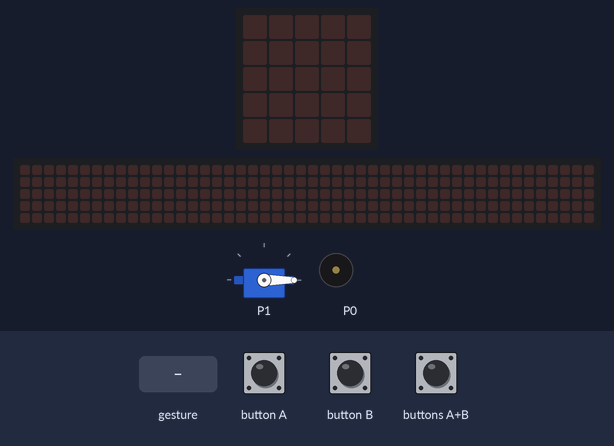
Bench run of a program on a simulated BBC micro:bit (MakeCode). Parts: servo, the board's 5×5 LED display, a strip that is not on the board, showing the scrolling text unrolled, buzzer (waves = sounding). The inputs (shaded band) are chosen by the test bench. A reset restarts the program; random numbers come from a fixed seed; a tilt is held for 1.5 s and a shake lasts 1 s, then the board lies face up again; the 48×5 strip is a reading aid, not a part: it shows the text the display is scrolling, unrolled, one strip-width of it at a time.

Above: at 1.2 s.
1.3 s: button B pressed for 0.15 s
At 2.1 s:
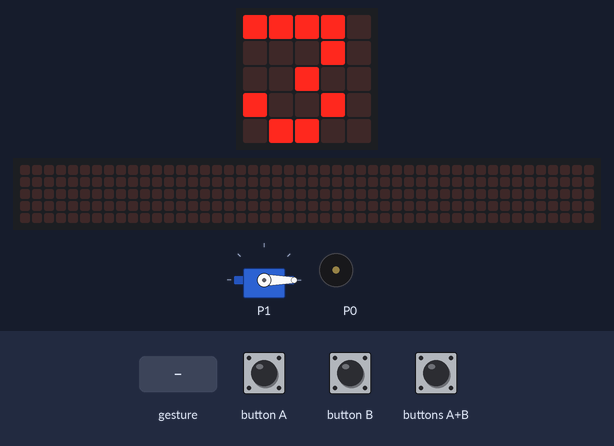
4.3 s: gesture 'shake'
At 4.7 s:
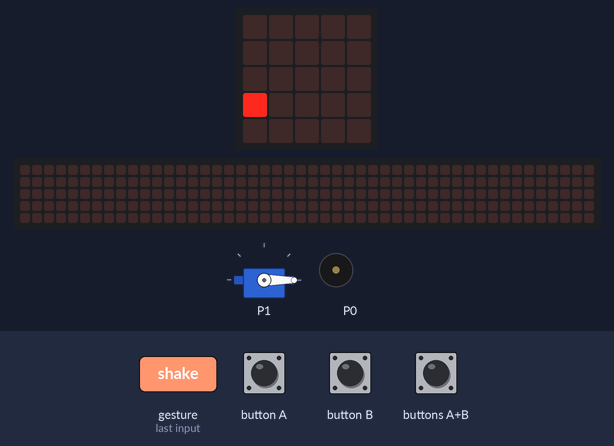
7.0 s: button A pressed for 0.15 s
At 8.3 s:
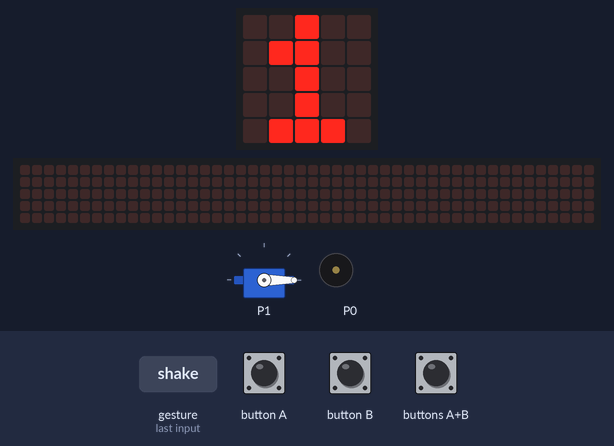
8.6 s: button B pressed for 0.15 s
At 8.81 s:
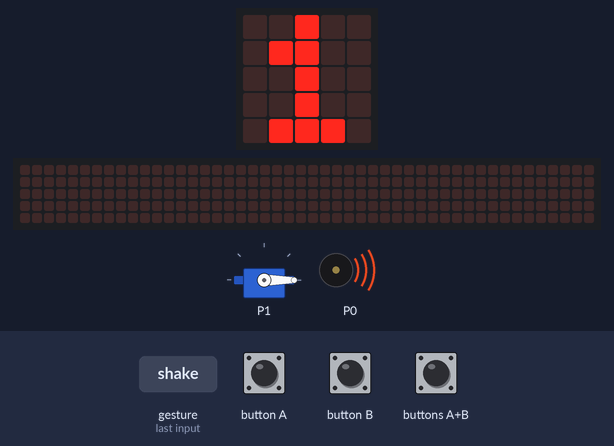
11.7 s: button A pressed for 0.15 s
At 12.6 s:
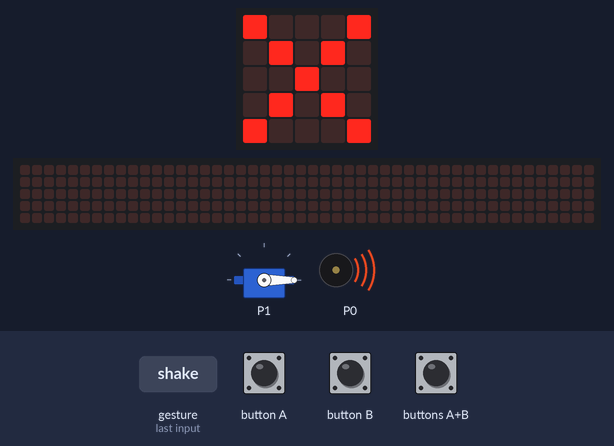
14.7 s: gesture 'shake'
At 15.27 s:
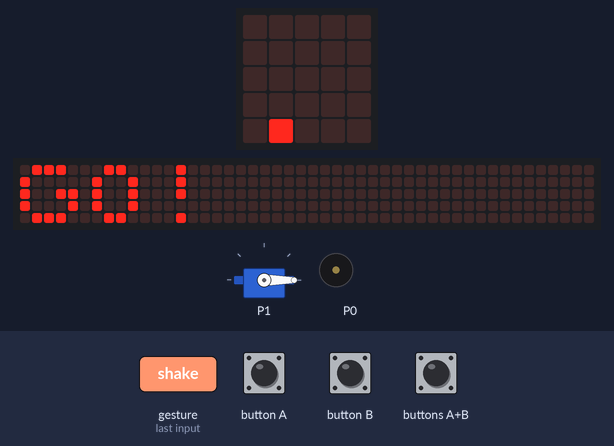
Timing chart, 0 to 17.7 s (numbered marks = the images above; inputs shaded):
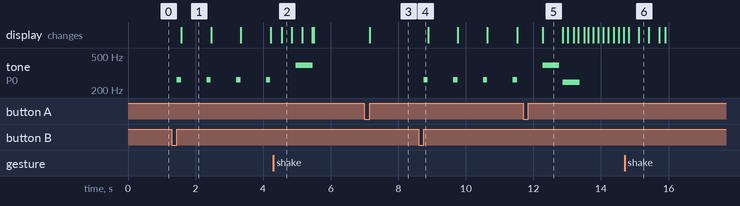

Measured:
- after the input at 1.3 s, tone on P0: alternates 262 Hz for 0.13 s and silent for 0.76 s, starting after 0.15 s; the display: changes after 0.28 s (image 1)
- after the input at 7.0 s, the display: changes after 0.15 s (image 3)
- after the input at 8.6 s, tone on P0: alternates 262 Hz for 0.13 s and silent for 0.76 s, starting after 0.15 s
- what the display in image 1 shows lasts 0.9 s, from 1.6 s to 2.5 s
- what the display in image 5 shows lasts 0.6 s, from 12.3 s to 12.9 s

The program:

main.ts
```typescript
input.onButtonPressed(Button.A, function () {
    if (status == 0) {
        vi = vi + 1
        if (vi >= 配列.length) {
            vi = 0
        }
        real_minute = 配列[vi]
        basic.showNumber(real_minute)
    } else {
        basic.showIcon(IconNames.No)
        music.playTone(247, music.beat(BeatFraction.Whole))
        basic.pause(100)
        basic.clearScreen()
        basic.showNumber(minute)
    }
})
input.onGesture(Gesture.Shake, function () {
    for (let index = 0; index < 20; index++) {
        for (let index = 0; index < 5; index++) {
            led.plot(randint(0, 4), randint(0, 4))
            basic.pause(10)
        }
        basic.clearScreen()
    }
    control.reset()
})
input.onButtonPressed(Button.AB, function () {
    real_minute = 0
    minute = 0
    basic.showNumber(real_minute)
    control.reset()
})
input.onButtonPressed(Button.B, function () {
    status = 1
    minute = real_minute
    for (let index = 0; index <= 3; index++) {
        music.playTone(262, music.beat(BeatFraction.Quarter))
        basic.showNumber(3 - index)
    }
    music.playTone(392, music.beat(BeatFraction.Whole))
    basic.showString("GO!")
    degree = 180 / (minute * 60)
    real_degree = 0
    pins.servoWritePin(AnalogPin.P1, real_degree)
    for (let index = 0; index < real_minute; index++) {
        if (status == 0) {
            break;
        }
        basic.showNumber(minute)
        for (let index = 0; index < 60; index++) {
            if (status == 0) {
                break;
            }
            real_degree = real_degree + degree
            pins.servoWritePin(AnalogPin.P1, real_degree)
            basic.pause(1000)
        }
        minute = minute - 1
    }
    music.playMelody("G B A G C5 B A B ", 120)
    basic.showLeds(`
        . . . . .
        . . . . .
        . . . . .
        . . . . .
        # . . . .
        `)
    basic.showLeds(`
        . . . . .
        . . . . .
        . . . . .
        # . . . .
        # # . . .
        `)
    basic.showLeds(`
        . . . . .
        . . . . .
        # . . . .
        # # . . .
        # # # . .
        `)
    basic.showLeds(`
        . . . . .
        # . . . .
        # # . . .
        # # # . .
        # # # # .
        `)
    basic.showLeds(`
        # . . . .
        # # . . .
        # # # . .
        # # # # .
        # # # # #
        `)
    basic.showLeds(`
        # # . . .
        # # # . .
        # # # # .
        # # # # #
        # # # # #
        `)
    basic.showLeds(`
        # # # . .
        # # # # .
        # # # # #
        # # # # #
        # # # # #
        `)
    basic.showLeds(`
        # # # # .
        # # # # #
        # # # # #
        # # # # #
        # # # # #
        `)
    basic.showLeds(`
        # # # # #
        # # # # #
        # # # # #
        # # # # #
        # # # # #
        `)
    basic.showLeds(`
        # # # # #
        # # # # #
        # # # # #
        # # # # #
        . # # # #
        `)
    basic.showLeds(`
        # # # # #
        # # # # #
        # # # # #
        . # # # #
        . . # # #
        `)
    basic.showLeds(`
        # # # # #
        # # # # #
        . # # # #
        . . # # #
        . . . # #
        `)
    basic.showLeds(`
        # # # # #
        . # # # #
        . . # # #
        . . . # #
        . . . . #
        `)
    basic.showLeds(`
        . # # # #
        . . # # #
        . . . # #
        . . . . #
        . . . . .
        `)
    basic.showLeds(`
        . . # # #
        . . . # #
        . . . . #
        . . . . .
        . . . . .
        `)
    basic.showLeds(`
        . . . # #
        . . . . #
        . . . . .
        . . . . .
        . . . . .
        `)
    basic.showLeds(`
        . . . . #
        . . . . .
        . . . . .
        . . . . .
        . . . . .
        `)
    basic.showLeds(`
        . . . . .
        . . . . .
        . . . . .
        . . . . .
        . . . . .
        `)
    status = 0
    pins.servoWritePin(AnalogPin.P1, 0)
})
let degree = 0
let minute = 0
let real_minute = 0
let vi = 0
let 配列: number[] = []
let real_degree = 0
let status = 0
status = 0
real_degree = 0
配列 = [
1,
5,
10,
15,
30,
60,
90
]
vi = 100
pins.servoWritePin(AnalogPin.P1, 0)
```

test.ts
```typescript
// テストはここに来ます。このパッケージが拡張機能として使用されるときにはコンパイルされません。
```
